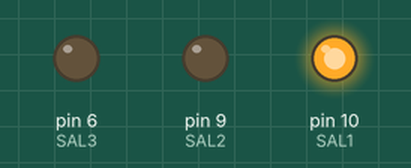
Recording of a sketch running on a simulated Arduino Uno, built with avr-gcc and run on an emulated ATmega328P. Shown: output pins drawn as LEDs (lit = HIGH).

Above: at 0.5 s.
At 1.5 s:
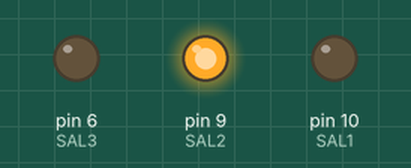
At 5.5 s:
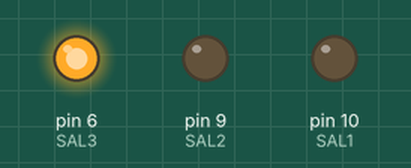
Timing chart, 0 to 6.9 s (numbered marks = the images above):
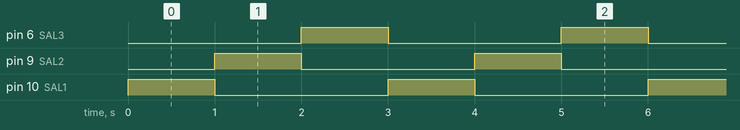

The sketch:

Destello_3.ino
```cpp
/*
  Ejemplo básico para encender 3 LEDs en secuencia.
 */

int SAL1=10; /* Salida digital 1 */
int SAL2=9;  /* Salida digital 2 */
int SAL3=6;  /* Salida digital 3 */

void setup()
{
 pinMode(SAL1,OUTPUT);
 pinMode(SAL2,OUTPUT);
 pinMode(SAL3,OUTPUT);
}

void loop()
{
 digitalWrite(SAL1,HIGH);
 digitalWrite(SAL2,LOW);
 digitalWrite(SAL3,LOW);
 delay(1000);
 digitalWrite(SAL1,LOW);
 digitalWrite(SAL2,HIGH);
 digitalWrite(SAL3,LOW);
 delay(1000);
 digitalWrite(SAL1,LOW);
 digitalWrite(SAL2,LOW);
 digitalWrite(SAL3,HIGH);
 delay(1000);
}
```

Measured:
- by itself, pin 6 (SAL3), pin 9 (SAL2), pin 10 (SAL1): alternates HIGH for 1.0 s and LOW for 2.0 s
- by itself, everything shown: repeats every 3.0 s, in 3 steps
